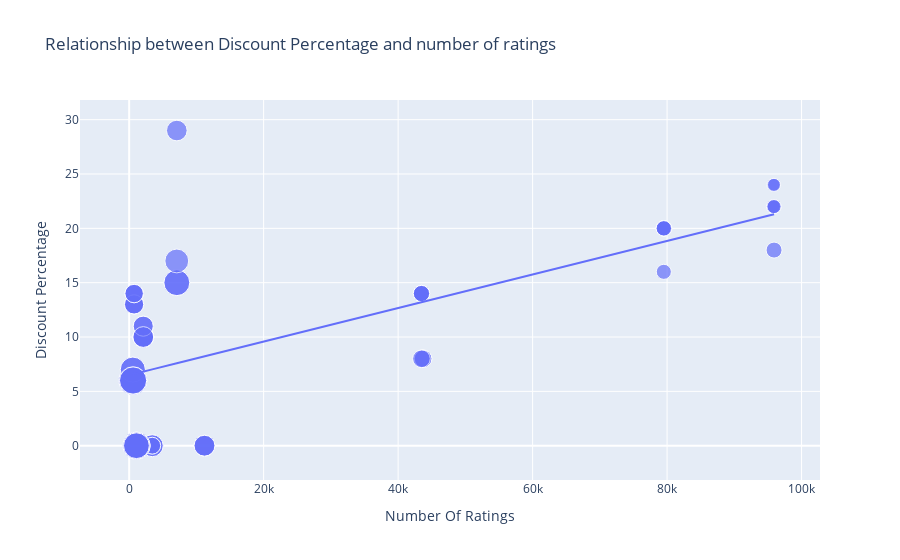

The notebook cell this image was saved under:
### Markdown cell above
## Relationship between Discount Percentage and number of ratings of iPhones

### Code cell
figure = px.scatter(data_frame = df, x = "Number Of Ratings", y = "Discount Percentage", size = 'Sale Price',
                    trendline = 'ols',
                    title = "Relationship between Discount Percentage and number of ratings")
figure.show()

### Figure 1 — Plotly figure (JSON) as saved in the notebook; plotly's stock layout.template omitted (floating-point values rounded to 4 significant figures)
{"data": [{"hovertemplate": "Number Of Ratings=%{x}<br>Discount Percentage=%{y}<br>Sale Price=%{marker.size}<extra></extra>", "legendgroup": "", "marker": {"color": "#636efa", "size": [49900, 84900, 84900, 77000, 77000, 49900, 49900, 77000, 89900, 41999, 39999, 41999, 41999, 41999, 131900, 117100, 131900, 117100, 74999, 117900, 117100, 117900, 99900, 44999, 140900, 130900, 64900, 120900, 59900, 75900, 110900, 130900, 120900, 64900, 64900, 75900, 75900, 120900, 59900, 120900, 75900, 140900, 70900, 70900, 75900, 59900, 110900, 120900, 130900, 130900, 54999, 54999, 29999, 34999, 34999, 34999, 54999, 29999, 46999, 46999, 46999, 46999], "sizemode": "area", "sizeref": 352.2, "symbol": "circle"}, "mode": "markers", "name": "", "orientation": "v", "showlegend": false, "type": "scatter", "x": [3431, 3431, 3431, 11202, 11202, 3431, 3431, 11202, 1454, 79512, 79512, 79582, 79512, 79512, 1078, 1078, 1078, 1078, 7088, 7088, 1078, 7088, 7081, 95909, 542, 580, 740, 545, 740, 2101, 545, 580, 580, 730, 730, 2101, 2101, 580, 740, 580, 2092, 545, 2101, 2092, 2101, 740, 545, 580, 580, 580, 43707, 43707, 95807, 95909, 95807, 95909, 43470, 95909, 43470, 43470, 43470, 43470], "xaxis": "x", "y": [0, 0, 0, 0, 0, 0, 0, 0, 0, 20, 16, 20, 20, 20, 0, 0, 0, 0, 29, 15, 0, 15, 17, 18, 6, 6, 13, 6, 14, 10, 7, 6, 6, 13, 13, 10, 10, 6, 14, 6, 10, 6, 11, 11, 10, 14, 7, 6, 6, 6, 8, 8, 24, 22, 22, 22, 8, 24, 14, 14, 14, 14], "yaxis": "y"}, {"hovertemplate": "<b>OLS trendline</b><br>Discount Percentage = 0.000154292 * Number Of Ratings + 6.49233<br>R<sup>2</sup>=0.468988<br><br>Number Of Ratings=%{x}<br>Discount Percentage=%{y} <b>(trend)</b><extra></extra>", "legendgroup": "", "marker": {"color": "#636efa", "symbol": "circle"}, "mode": "lines", "name": "", "showlegend": false, "type": "scatter", "x": [542, 545, 545, 545, 545, 580, 580, 580, 580, 580, 580, 580, 580, 730, 730, 740, 740, 740, 740, 1078, 1078, 1078, 1078, 1078, 1454, 2092, 2092, 2101, 2101, 2101, 2101, 2101, 3431, 3431, 3431, 3431, 3431, 7081, 7088, 7088, 7088, 11202, 11202, 11202, 43470, 43470, 43470, 43470, 43470, 43707, 43707, 79512, 79512, 79512, 79512, 79582, 95807, 95807, 95909, 95909, 95909, 95909], "xaxis": "x", "y": [6.576, 6.576, 6.576, 6.576, 6.576, 6.582, 6.582, 6.582, 6.582, 6.582, 6.582, 6.582, 6.582, 6.605, 6.605, 6.607, 6.607, 6.607, 6.607, 6.659, 6.659, 6.659, 6.659, 6.659, 6.717, 6.815, 6.815, 6.816, 6.816, 6.816, 6.816, 6.816, 7.022, 7.022, 7.022, 7.022, 7.022, 7.585, 7.586, 7.586, 7.586, 8.221, 8.221, 8.221, 13.2, 13.2, 13.2, 13.2, 13.2, 13.24, 13.24, 18.76, 18.76, 18.76, 18.76, 18.77, 21.27, 21.27, 21.29, 21.29, 21.29, 21.29], "yaxis": "y"}], "layout": {"autosize": true, "legend": {"itemsizing": "constant", "tracegroupgap": 0}, "title": {"text": "Relationship between Discount Percentage and number of ratings"}, "xaxis": {"anchor": "y", "autorange": true, "domain": [0, 1], "range": [-6750.0, 102400.0], "title": {"text": "Number Of Ratings"}, "type": "linear"}, "yaxis": {"anchor": "x", "autorange": true, "domain": [0, 1], "range": [-5.213, 33.41], "title": {"text": "Discount Percentage"}, "type": "linear"}}}
